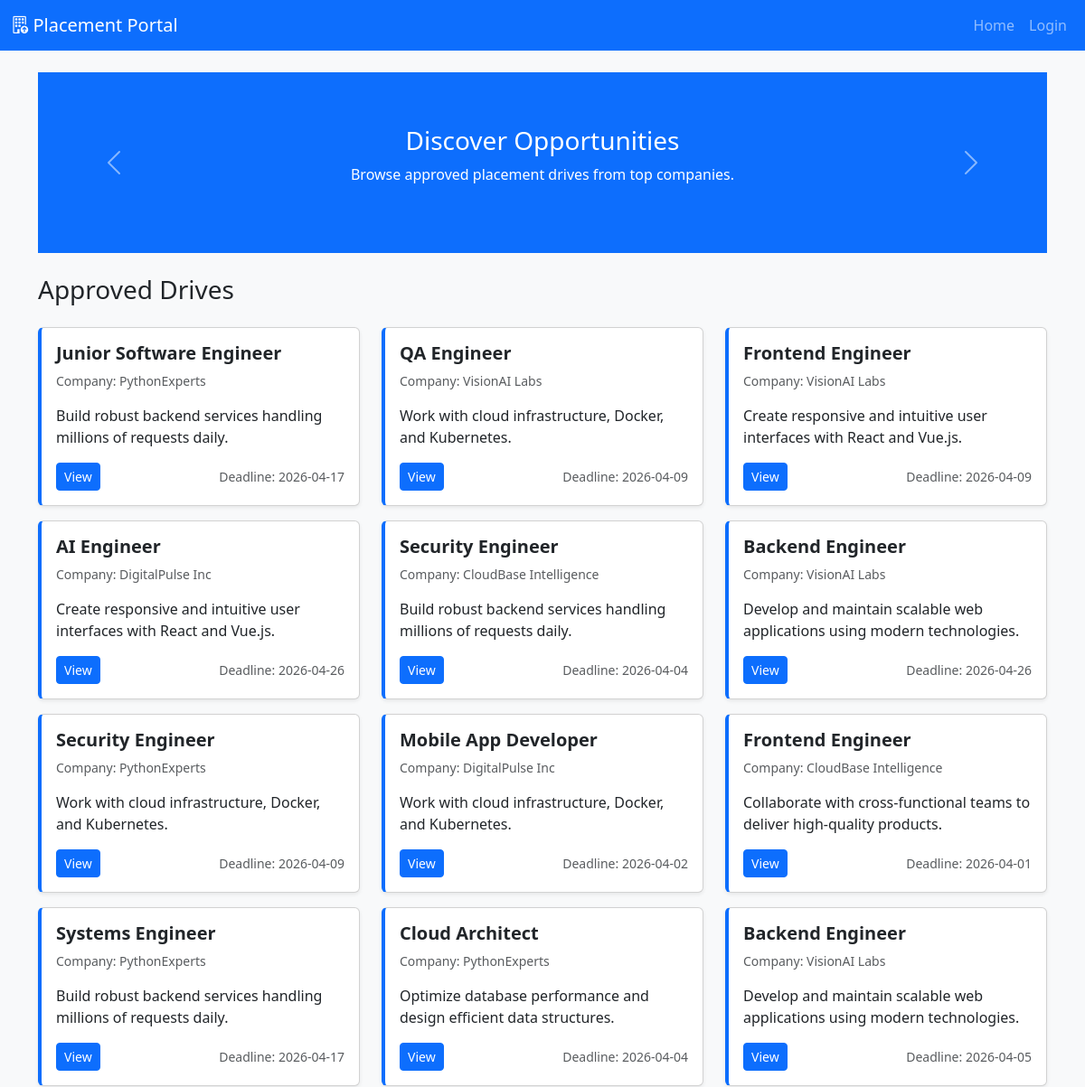
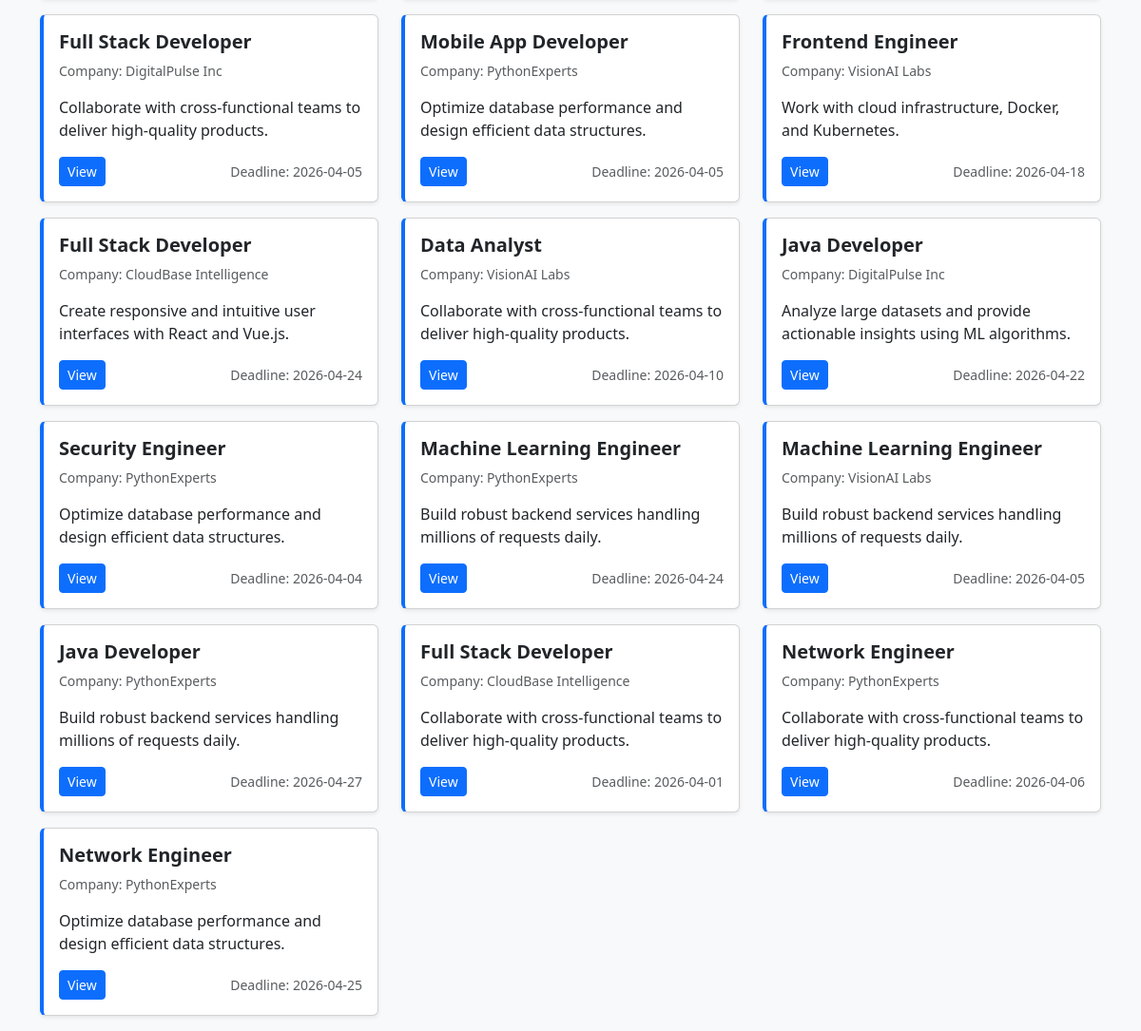
The page / on the database its author committed (2 pictures, top to bottom).
### models.py (models this page shows)
class Drive(db.Model):
    __tablename__ = 'drives'
    id = db.Column(db.Integer, primary_key=True)
    company_id = db.Column(db.Integer, db.ForeignKey('companies.id'), nullable=False)
    job_title = db.Column(db.String(240), nullable=False)
    job_description = db.Column(db.Text)
    eligibility = db.Column(db.String(240))
    salary = db.Column(db.String(100))
    location = db.Column(db.String(120))
    application_deadline = db.Column(db.Date)
    status = db.Column(db.String(20), default='Pending')  # Pending / Approved / Closed
    created_at = db.Column(db.DateTime, default=datetime.utcnow)
    company = db.relationship('CompanyProfile', backref='drives')

class CompanyProfile(db.Model):
    __tablename__ = 'companies'
    id = db.Column(db.Integer, primary_key=True)
    user_id = db.Column(db.Integer, db.ForeignKey('users.id'), nullable=False)
    company_name = db.Column(db.String(240), nullable=False)
    hr_contact = db.Column(db.String(120))
    website = db.Column(db.String(240))
    approved = db.Column(db.Boolean, default=False)
    blacklisted = db.Column(db.Boolean, default=False)
    user = db.relationship('User', backref='company_profile', uselist=False)

### app.py (the view)
@app.route('/')
def index():
    drives = Drive.query.filter_by(status='Approved').all()
    return render_template('index.html', drives=drives)

### templates/index.html (shortened to what this page needs)
{% extends 'base.html' %}
{% block content %}
  <div id="heroCarousel" class="carousel slide mb-4" data-bs-ride="carousel">
    <div class="carousel-inner">
      <div class="carousel-item active">
        <div class="d-flex align-items-center justify-content-center" style="height:200px;background:#0d6efd;color:#fff;">
          <div class="text-center">
            <h3>Discover Opportunities</h3>
            <p>Browse approved placement drives from top companies.</p>
          </div>
        </div>
      </div>
    </div>
    <button class="carousel-control-prev" type="button" data-bs-target="#heroCarousel" data-bs-slide="prev">
      <span class="carousel-control-prev-icon" aria-hidden="true"></span>
    </button>
    <button class="carousel-control-next" type="button" data-bs-target="#heroCarousel" data-bs-slide="next">
      <span class="carousel-control-next-icon" aria-hidden="true"></span>
    </button>
  </div>
  <div class="d-flex justify-content-between align-items-center mb-3">
    <h1 class="h3">Approved Drives</h1>
  </div>
  <div class="row">
    {% for drive in drives %}
      <div class="col-md-4">
        <div class="card mb-3 card-job shadow-sm">
          <div class="card-body">
            <h5 class="card-title">{{ drive.job_title }}</h5>
            <p class="text-muted small">Company: {{ drive.company.company_name }}</p>
            <p class="card-text">{{ (drive.job_description or '')[:140] }}{% if drive.job_description and drive.job_description|length > 140 %}...{% endif %}</p>
            <div class="d-flex justify-content-between align-items-center">
              <a class="btn btn-primary btn-sm" href="{{ url_for('view_drive', drive_id=drive.id) }}">View</a>
              <small class="text-muted">Deadline: {{ drive.application_deadline or 'N/A' }}</small>
            </div>
          </div>
        </div>
      </div>
    {% else %}
      <p>No approved drives yet.</p>
    {% endfor %}
  </div>
{% endblock %}

### templates/base.html (shortened to what this page needs)
<!doctype html>
<html lang="en">
  <head>
    <link href="https://cdn.jsdelivr.net/npm/bootstrap@5.3.0/dist/css/bootstrap.min.css" rel="stylesheet">
    <link href="https://cdn.jsdelivr.net/npm/bootstrap-icons@1.10.5/font/bootstrap-icons.css" rel="stylesheet">
    <link href="{{ url_for('static', filename='css/style.css') }}" rel="stylesheet">
  </head>
  <body>
    <nav class="navbar navbar-expand-lg navbar-dark bg-primary">
      <div class="container-fluid">
        <a class="navbar-brand d-flex align-items-center" href="{{ url_for('index') }}"><i class="bi bi-building-up"></i>&nbsp;Placement Portal</a>
        <div class="collapse navbar-collapse" id="navCollapse">
          <ul class="navbar-nav ms-auto">
            <li class="nav-item"><a class="nav-link" href="{{ url_for('index') }}">Home</a></li>
            {% if current_user.is_authenticated %}
              {% if current_user.role=='admin' %}
                <li class="nav-item"><a class="nav-link" href="{{ url_for('admin_dashboard') }}">Admin</a></li>
                <li class="nav-item"><a class="nav-link" href="{{ url_for('admin_applications') }}">Applications</a></li>
              {% elif current_user.role=='company' %}
                <li class="nav-item"><a class="nav-link" href="{{ url_for('company_dashboard') }}">Company</a></li>
              {% else %}
                <li class="nav-item"><a class="nav-link" href="{{ url_for('student_dashboard') }}">Student</a></li>
                <li class="nav-item"><a class="nav-link" href="{{ url_for('student_applications') }}">My Applications</a></li>
                <li class="nav-item"><a class="nav-link" href="{{ url_for('student_profile') }}">Profile</a></li>
              {% endif %}
              <li class="nav-item dropdown">
                <a class="nav-link dropdown-toggle" href="#" role="button" data-bs-toggle="dropdown">{{ current_user.name }}</a>
                <ul class="dropdown-menu dropdown-menu-end">
                  <li><a class="dropdown-item" href="#">Settings</a></li>
                  <li><hr class="dropdown-divider"></li>
                  <li><a class="dropdown-item" href="{{ url_for('logout') }}">Logout</a></li>
                </ul>
              </li>
            {% else %}
              <li class="nav-item"><a class="nav-link" href="{{ url_for('login') }}">Login</a></li>
            {% endif %}
          </ul>
        </div>
      </div>
    </nav>
    <div class="container mt-4">
      {% block content %}{% endblock %}
    </div>
  </body>
</html>

### static/css/style.css (style rules this page uses)
body { background: #f8f9fa; }
.card-job { border-left: 4px solid #0d6efd; }
.navbar-brand i { font-size: 1.2rem; }
.card-title { font-weight: 600; }
.card { transition: transform 0.2s; }

### rows shown on the page
Drive: job_title "Junior Software Engineer", company.company_name "PythonExperts", job_description "Build robust backend services handling millions of requests daily.", application_deadline "2026-04-17"
Drive: job_title "QA Engineer", company.company_name "VisionAI Labs", job_description "Work with cloud infrastructure, Docker, and Kubernetes.", application_deadline "2026-04-09"
Drive: job_title "Frontend Engineer", company.company_name "VisionAI Labs", job_description "Create responsive and intuitive user interfaces with React and Vue.js.", application_deadline "2026-04-09"
Drive: job_title "AI Engineer", company.company_name "DigitalPulse Inc", job_description "Create responsive and intuitive user interfaces with React and Vue.js.", application_deadline "2026-04-26"
Drive: job_title "Security Engineer", company.company_name "CloudBase Intelligence", job_description "Build robust backend services handling millions of requests daily.", application_deadline "2026-04-04"
Drive: job_title "Backend Engineer", company.company_name "VisionAI Labs", job_description "Develop and maintain scalable web applications using modern technologies.", application_deadline "2026-04-26"
Drive: job_title "Security Engineer", company.company_name "PythonExperts", job_description "Work with cloud infrastructure, Docker, and Kubernetes.", application_deadline "2026-04-09"
Drive: job_title "Mobile App Developer", company.company_name "DigitalPulse Inc", job_description "Work with cloud infrastructure, Docker, and Kubernetes.", application_deadline "2026-04-02"
Drive: job_title "Frontend Engineer", company.company_name "CloudBase Intelligence", job_description "Collaborate with cross-functional teams to deliver high-quality products.", application_deadline "2026-04-01"
Drive: job_title "Systems Engineer", company.company_name "PythonExperts", job_description "Build robust backend services handling millions of requests daily.", application_deadline "2026-04-17"
Drive: job_title "Cloud Architect", company.company_name "PythonExperts", job_description "Optimize database performance and design efficient data structures.", application_deadline "2026-04-04"
Drive: job_title "Backend Engineer", company.company_name "VisionAI Labs", job_description "Develop and maintain scalable web applications using modern technologies.", application_deadline "2026-04-05"
Drive: job_title "Full Stack Developer", company.company_name "DigitalPulse Inc", job_description "Collaborate with cross-functional teams to deliver high-quality products.", application_deadline "2026-04-05"
Drive: job_title "Mobile App Developer", company.company_name "PythonExperts", job_description "Optimize database performance and design efficient data structures.", application_deadline "2026-04-05"
Drive: job_title "Frontend Engineer", company.company_name "VisionAI Labs", job_description "Work with cloud infrastructure, Docker, and Kubernetes.", application_deadline "2026-04-18"
Drive: job_title "Full Stack Developer", company.company_name "CloudBase Intelligence", job_description "Create responsive and intuitive user interfaces with React and Vue.js.", application_deadline "2026-04-24"
Drive: job_title "Data Analyst", company.company_name "VisionAI Labs", job_description "Collaborate with cross-functional teams to deliver high-quality products.", application_deadline "2026-04-10"
Drive: job_title "Java Developer", company.company_name "DigitalPulse Inc", job_description "Analyze large datasets and provide actionable insights using ML algorithms.", application_deadline "2026-04-22"
Drive: job_title "Security Engineer", company.company_name "PythonExperts", job_description "Optimize database performance and design efficient data structures.", application_deadline "2026-04-04"
Drive: job_title "Machine Learning Engineer", company.company_name "PythonExperts", job_description "Build robust backend services handling millions of requests daily.", application_deadline "2026-04-24"
Drive: job_title "Machine Learning Engineer", company.company_name "VisionAI Labs", job_description "Build robust backend services handling millions of requests daily.", application_deadline "2026-04-05"
Drive: job_title "Java Developer", company.company_name "PythonExperts", job_description "Build robust backend services handling millions of requests daily.", application_deadline "2026-04-27"
Drive: job_title "Full Stack Developer", company.company_name "CloudBase Intelligence", job_description "Collaborate with cross-functional teams to deliver high-quality products.", application_deadline "2026-04-01"
Drive: job_title "Network Engineer", company.company_name "PythonExperts", job_description "Collaborate with cross-functional teams to deliver high-quality products.", application_deadline "2026-04-06"
Drive: job_title "Network Engineer", company.company_name "PythonExperts", job_description "Optimize database performance and design efficient data structures.", application_deadline "2026-04-25"
